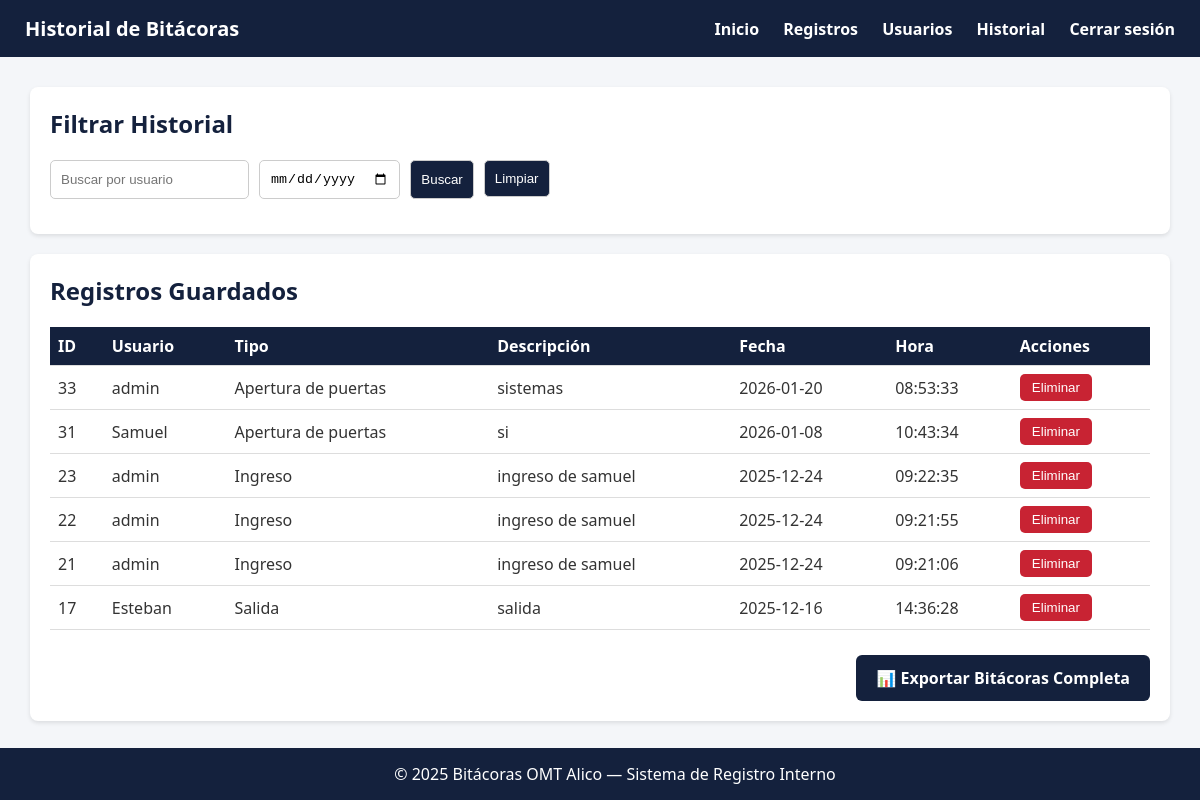
Page /historial/ (signed in) on the committed database.
### tables this page shows
CREATE TABLE registros (
                    id INTEGER PRIMARY KEY AUTOINCREMENT,
                    usuario TEXT NOT NULL,
                    tipo TEXT NOT NULL,
                    descripcion TEXT NOT NULL,
                    fecha TEXT NOT NULL,
                    hora TEXT NOT NULL
                , subcategoria TEXT);

### routes/historial_routes.py (the view)
@historial_bp.route('/')
def historial():
    if 'usuario' not in session:
        return redirect(url_for('auth.login'))
    from database import get_connection
    conn = get_connection()
    cursor = conn.cursor()
    usuario = request.args.get('usuario')
    fecha = request.args.get('fecha')
    query = "SELECT * FROM registros WHERE 1=1"
    params = []
    if usuario:
        query += " AND usuario LIKE ?"
        params.append(f"%{usuario}%")
    if fecha:
        query += " AND fecha = ?"
        params.append(fecha)
    query += " ORDER BY id DESC"
    cursor.execute(query, params)
    registros = cursor.fetchall()
    conn.close()
    return render_template('historial.html', registros=registros)

### database.py (called while the page is built)
def get_connection():
    conn = sqlite3.connect(DB_PATH)
    conn.row_factory = sqlite3.Row
    return conn

### templates/historial.html (shortened to what this page needs)
{% block content %}
<header>
  <h1>Historial de Bitácoras</h1>
  <nav>
    <a href="{{ url_for('dashboard.dashboard') }}">Inicio</a>
    <a href="{{ url_for('registros.registros') }}">Registros</a>
    <a href="{{ url_for('usuarios.usuarios') }}">Usuarios</a>
    <a href="{{ url_for('historial.historial') }}">Historial</a>
    <a href="{{ url_for('auth.logout') }}">Cerrar sesión</a>
  </nav>
</header>
<div class="container">
  <div class="card">
    <h2>Filtrar Historial</h2>
    <form method="GET" action="{{ url_for('historial.historial') }}">
      <input type="text" name="usuario" placeholder="Buscar por usuario" value="{{ request.args.get('usuario', '') }}">
      <input type="date" name="fecha" value="{{ request.args.get('fecha', '') }}">
      <button type="submit">Buscar</button>
      <a href="{{ url_for('historial.historial') }}" style="text-decoration:none;">
        <button type="button">Limpiar</button>
      </a>
    </form>
  </div>
  <div class="card">
    <h2>Registros Guardados</h2>
    {% if registros %}
    <table>
  <thead>
    <tr>
      <th>ID</th>
      <th>Usuario </th>
      <th>Tipo</th>
      <th>Descripción</th>
      <th>Fecha</th>
      <th>Hora</th>
      {% if session.get('rol') == 'Administrador' %}
      <th>Acciones</th>
      {% endif %}
    </tr>
  </thead>
  <tbody>
    {% for r in registros %}
    <tr>
      <td>{{ r[0] }}</td>
        <td>{{ r[1] }}</td>
        <td>{{ r[2] }}</td>
        <td>{{ r[3] }}</td>
        <td>{{ r[4] }}</td>
        <td>{{ r[5] }}</td>
      {% if session.get('rol') == 'Administrador' %}
      <td>
        <form method="POST" action="{{ url_for('registros.eliminar_registro', id=r[0]) }}" style="display:inline;">
          <button type="submit" onclick="return confirm('¿Seguro que deseas eliminar este registro?')" style="
              background-color: #c82333;
              color: white;
              border: none;
              padding: 6px 12px;
              border-radius: 5px;
              cursor: pointer;
          ">
            Eliminar
          </button>
        </form>
      </td>
      {% endif %}
    </tr>
    {% endfor %}
  </tbody>
</table>
<div class="exportar-container">
  <a href="{{ url_for('historial.exportar_bitacoras') }}" class="btn-exportar">📊 Exportar Bitácoras Completa</a>
</div>
    {% else %}
    <p>No hay registros en el historial.</p>
    {% endif %}
  </div>
</div>
<footer>
  © 2025 Bitácoras OMT Alico — Sistema de Registro Interno
</footer>
{% endblock %}

### templates/historial.html (style rules this page uses)
header { background-color: #14213d; color: white; padding: 15px 25px; display: flex; justify-content: space-between; align-items: center; }
header h1 { font-size: 20px; margin: 0; }
nav a { color: white; margin-left: 20px; text-decoration: none; font-weight: bold; }
.container { padding: 30px; }
.card { background: white; padding: 20px; border-radius: 8px; box-shadow: 0 2px 4px rgba(0,0,0,0.1); margin-bottom: 20px; }
.card h2 { margin-top: 0; color: #14213d; }
form { display: flex; flex-wrap: wrap; gap: 10px; margin-bottom: 15px; }
input, select, textarea, button { padding: 10px; border: 1px solid #ccc; border-radius: 5px; }
button { background: #14213d; color: white; cursor: pointer; }
table { width: 100%; border-collapse: collapse; margin-top: 15px; }
th, td { border-bottom: 1px solid #ddd; padding: 8px; text-align: left; }
th { background: #14213d; color: white; }
footer { text-align: center; padding: 15px; background: #14213d; color: white; position: fixed; bottom: 0; width: 100%; }
.exportar-container { text-align: right; margin-top: 25px; }
.btn-exportar { background-color: #14213d; color: white; padding: 12px 20px; text-decoration: none; border-radius: 6px; font-weight: bold; display: inline-flex; align-items: center; gap: 8px; transition: background-color 0.3s, transform 0.1s ease-in-out; }

### rows in the picture
registros: id "33", usuario "admin", tipo "Apertura de puertas", descripcion "sistemas", fecha "2026-01-20", hora "08:53:33"
registros: id "31", usuario "Samuel", tipo "Apertura de puertas", descripcion "si", fecha "2026-01-08", hora "10:43:34"
registros: id "23", usuario "admin", tipo "Ingreso", descripcion "ingreso de samuel", fecha "2025-12-24", hora "09:22:35"
registros: id "22", usuario "admin", tipo "Ingreso", descripcion "ingreso de samuel", fecha "2025-12-24", hora "09:21:55"
registros: id "21", usuario "admin", tipo "Ingreso", descripcion "ingreso de samuel", fecha "2025-12-24", hora "09:21:06"
registros: id "17", usuario "Esteban", tipo "Salida", descripcion "salida", fecha "2025-12-16", hora "14:36:28"
